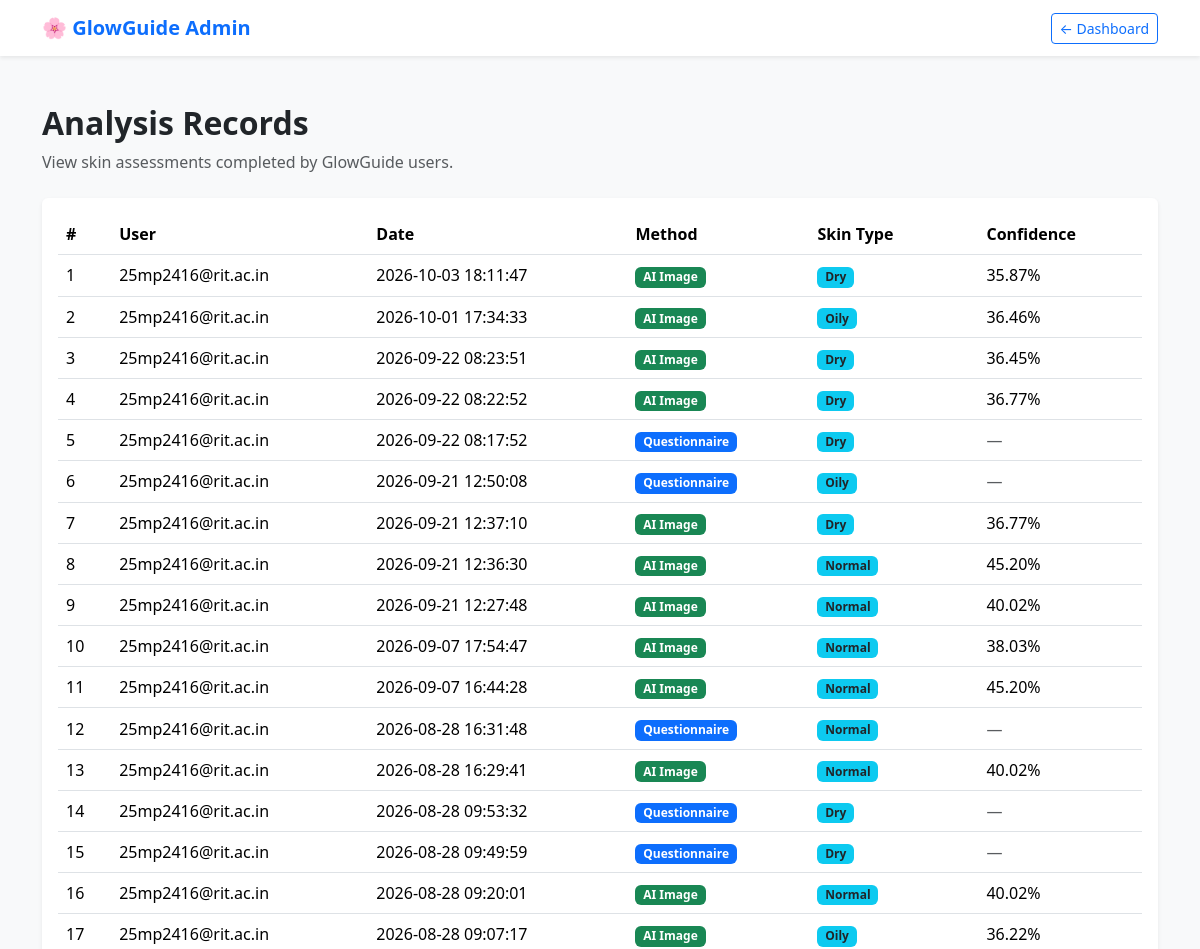
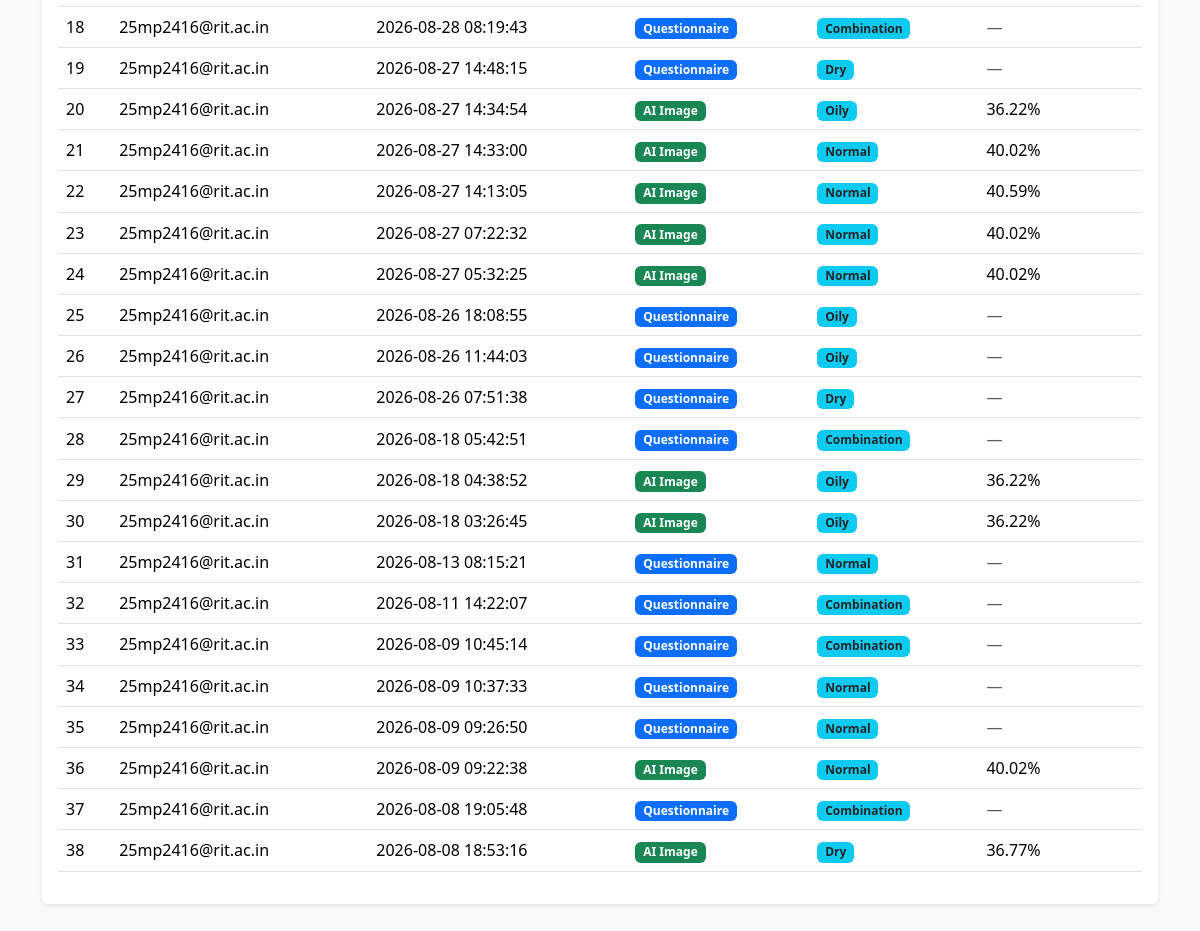
Page /admin/analyses (signed in) on the earlier database version (2 pictures, top to bottom).
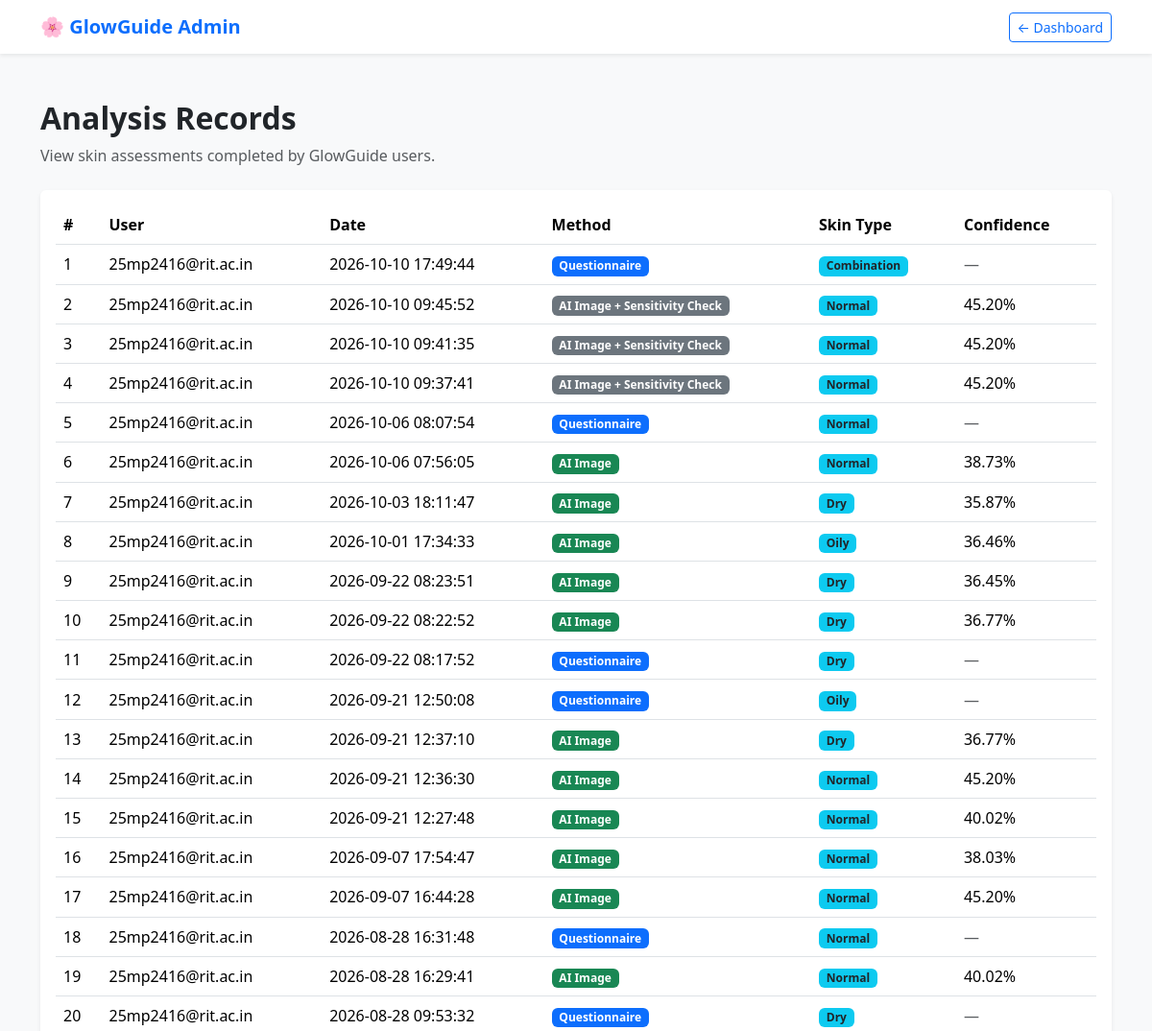
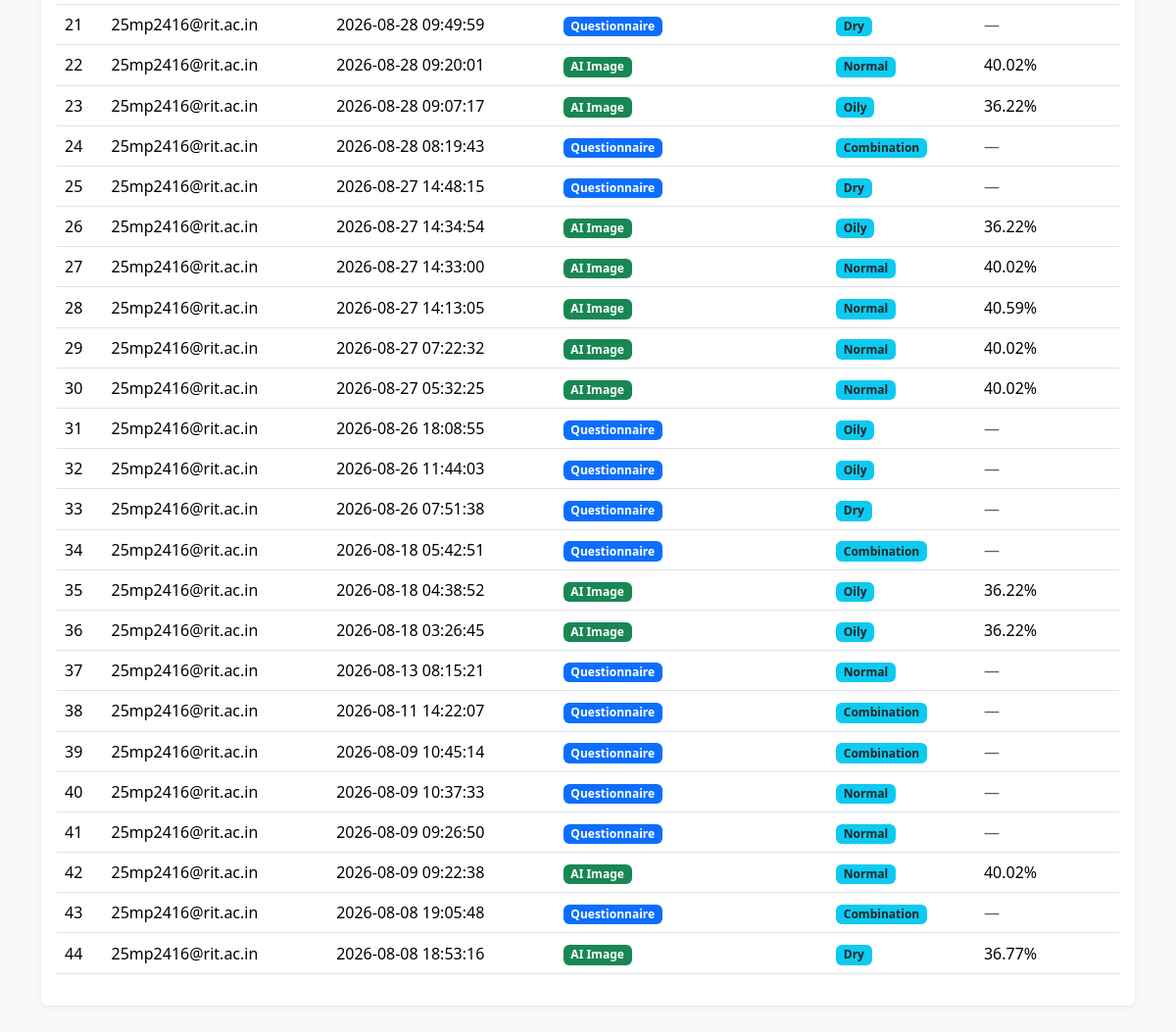
Same page on the later database version (2 pictures, top to bottom).
### tables this page shows
CREATE TABLE analysis_history (
    id INTEGER PRIMARY KEY AUTOINCREMENT,
    user_email TEXT NOT NULL,
    analysis_date TIMESTAMP DEFAULT CURRENT_TIMESTAMP,
    method TEXT NOT NULL,
    skin_type TEXT NOT NULL,
    confidence REAL,
    image_name TEXT
);

### app.py (the view)
@app.route("/admin/analyses")
def admin_analyses():
    if "user" not in session:
        return redirect("/login")
    if session.get("role") != "admin":
        return redirect("/dashboard")
    conn = get_db_connection()
    cursor = conn.cursor()
    cursor.execute("""
        SELECT *
        FROM analysis_history
        ORDER BY analysis_date DESC
    """)
    analyses = cursor.fetchall()
    conn.close()
    return render_template(
        "admin_analyses.html",
        analyses=analyses
    )

### app.py (called while the page is built)
def get_db_connection():
    conn = sqlite3.connect("glowguide.db")
    conn.row_factory = sqlite3.Row
    return conn

### templates/admin_analyses.html (shortened to what this page needs)
<!DOCTYPE html>
<html lang="en">
<head>
    <link
        href="https://cdn.jsdelivr.net/npm/bootstrap@5.3.3/dist/css/bootstrap.min.css"
        rel="stylesheet">
    <link
        rel="stylesheet"
        href="https://cdn.jsdelivr.net/npm/bootstrap-icons@1.11.3/font/bootstrap-icons.min.css">
</head>
<body class="bg-light">
<nav class="navbar bg-white shadow-sm">
    <div class="container">
        <a href="{{ url_for('admin_dashboard') }}"
           class="navbar-brand fw-bold text-primary text-decoration-none">
            🌸 GlowGuide Admin
        </a>
        <a href="{{ url_for('admin_dashboard') }}"
           class="btn btn-outline-primary btn-sm">
            ← Dashboard
        </a>
    </div>
</nav>
<div class="container py-5">
    <div class="mb-4">
        <h2 class="fw-bold">
            Analysis Records
        </h2>
        <p class="text-muted">
            View skin assessments completed by GlowGuide users.
        </p>
    </div>
    <div class="card border-0 shadow-sm">
        <div class="card-body">
            <div class="table-responsive">
                <table class="table align-middle">
                    <thead>
                        <tr>
                            <th>#</th>
                            <th>User</th>
                            <th>Date</th>
                            <th>Method</th>
                            <th>Skin Type</th>
                            <th>Confidence</th>
                        </tr>
                    </thead>
                    <tbody>
                        {% for analysis in analyses %}
                        <tr>
                            <td>
                                {{ loop.index }}
                            </td>
                            <td>
                                {{ analysis["user_email"] }}
                            </td>
                            <td>
                                {{ analysis["analysis_date"] }}
                            </td>
                            <td>
                                {% if analysis["method"] == "AI Image" %}
                                    <span class="badge bg-success">
                                        AI Image
                                    </span>
                                {% elif analysis["method"] == "Questionnaire" %}
                                    <span class="badge bg-primary">
                                        Questionnaire
                                    </span>
                                {% else %}
                                    <span class="badge bg-secondary">
                                        {{ analysis["method"] }}
                                    </span>
                                {% endif %}
                            </td>
                            <td>
                                <span class="badge bg-info text-dark">
                                    {{ analysis["skin_type"]|title }}
                                </span>
                            </td>
                            <td>
                                {% if analysis["confidence"] is not none %}
                                    {{ "%.2f"|format(
                                        analysis["confidence"] * 100
                                    ) }}%
                                {% else %}
                                    <span class="text-muted">
                                        —
                                    </span>
                                {% endif %}
                            </td>
                        </tr>
                        {% endfor %}
                    </tbody>
                </table>
            </div>
        </div>
    </div>
</div>
</body>
</html>

Differences in the rows shown:
added analysis_history: user_email "25mp2416@rit.ac.in", analysis_date "2026-10-10 17:49:44", method "Questionnaire", skin_type "Combination"
added analysis_history: user_email "25mp2416@rit.ac.in", analysis_date "2026-10-10 09:45:52", method "AI Image + Sensitivity Check", skin_type "Normal", confidence "45.20"
added analysis_history: user_email "25mp2416@rit.ac.in", analysis_date "2026-10-10 09:41:35", method "AI Image + Sensitivity Check", skin_type "Normal", confidence "45.20"
added analysis_history: user_email "25mp2416@rit.ac.in", analysis_date "2026-10-10 09:37:41", method "AI Image + Sensitivity Check", skin_type "Normal", confidence "45.20"
added analysis_history: user_email "25mp2416@rit.ac.in", analysis_date "2026-10-06 08:07:54", method "Questionnaire", skin_type "Normal"
added analysis_history: user_email "25mp2416@rit.ac.in", analysis_date "2026-10-06 07:56:05", method "AI Image", skin_type "Normal", confidence "38.73"
